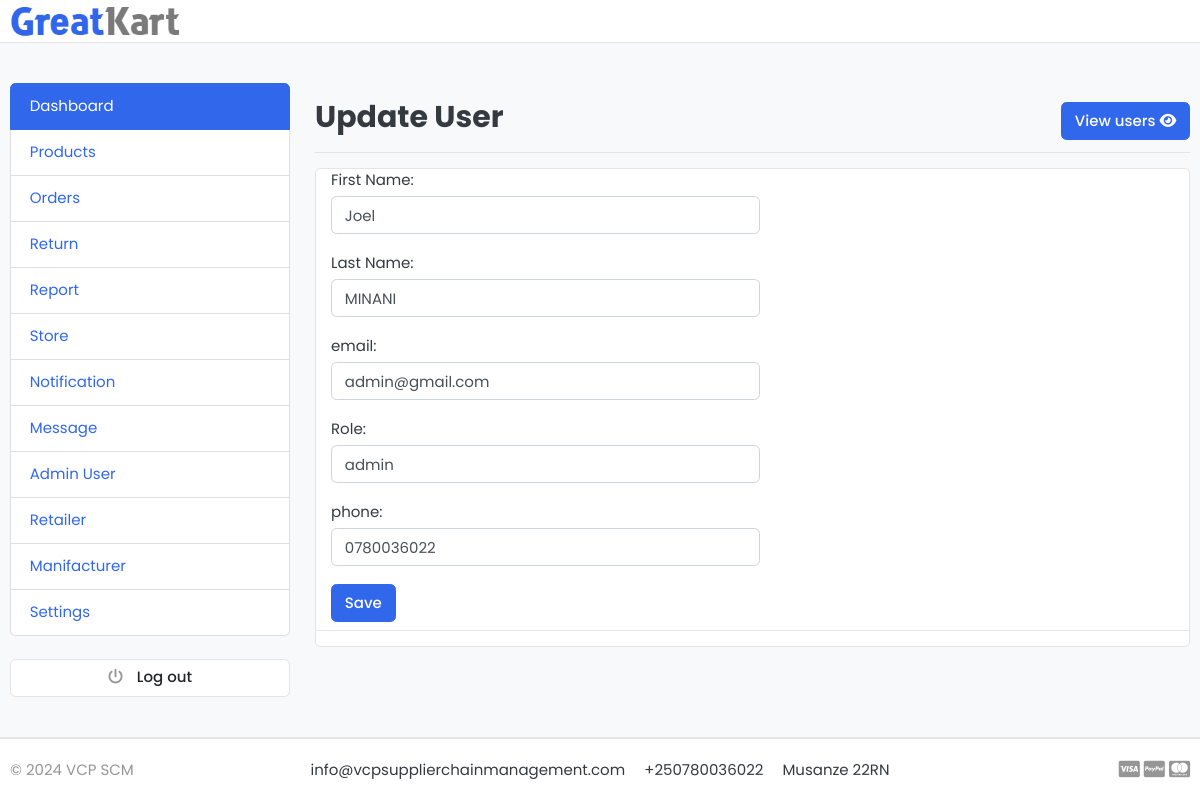
Screenshot of /editUser.php?id=5 with the database file from the repository.
### tables this page shows
CREATE TABLE `users` (
  `id` int(11) NOT NULL,
  `firstname` varchar(255) NOT NULL,
  `lastname` varchar(255) NOT NULL,
  `email` varchar(255) NOT NULL,
  `gender` enum('Male','Female') NOT NULL,
  `province` varchar(255) NOT NULL,
  `district` varchar(255) NOT NULL,
  `sector` varchar(255) NOT NULL,
  `cell` varchar(255) NOT NULL,
  `phone` varchar(20) NOT NULL,
  `role` varchar(50) NOT NULL DEFAULT 'user',
  `password_hash` varchar(255) NOT NULL
);

### editUser.php (the view, shortened to what this page needs)
<?php
include 'components/admin_header.php';
?>
<section class="section-conten padding-y bg">
<div class="container">
	<div class="row">
	<?php
include 'components/sidebar.php';
?>
	<main class="col-md-9 pl-3">
	<div class="d-flex justify-content-between flex-wrap flex-md-nowrap align-items-center pt-3 pb-2 mb-3 border-bottom">
        <h1 class="h2">Update User</h1>
        <div class="btn-toolbar mb-2 mb-md-0">
          <div class="btn-group me-2">
          <a href="admin_user.php"> <button class="btn btn-primary">View users <i class="fas fa-eye"></i>  </button></a>
          </div>
        </div>
      </div>
    <article class="card">
    <div class="d-flex justify-content-between flex-wrap flex-md-nowrap align-items-center pl-3 pb-2 mb-3 border-bottom">
    <?php
include 'server.php';
if(isset($_GET['id'])) {
  $userid = $_GET['id'];
  $sql = "SELECT * FROM users WHERE id =$userid";
  $result = $conn->query($sql);
  if ($result->num_rows > 0) {
      $row = $result->fetch_assoc();
      echo "<form action='admin_server.php' method='post' enctype='multipart/form-data'  style='width:50%;'>
      <input type='hidden' name='userid' value='{$row['id']}'>
    <div class='form-group'>
        <label for='firstname'> First Name:</label>
        <input type='text' class='form-control' id='firstname' name='firstname' value='{$row['firstname']}'required>
    </div>
    <div class='form-group'>
        <label for='lastname'> Last Name:</label>
        <input type='text' class='form-control' id='lastname' name='lastname' value='{$row['lastname']}'required>
    </div>
    <div class='form-group'>
        <label for='email'> email:</label>
        <input type='text' class='form-control' id='email' name='email' value='{$row['email']}'required>
    </div>
    <div class='form-group'>
        <label for='role'> Role:</label>
        <input type='text' class='form-control' id='role' name='role' value='{$row['role']}'required>
    </div>
    <div class='form-group'>
        <label for='phone'> phone:</label>
        <input type='number' class='form-control' id='phone' name='phone' value='{$row['phone']}'required>
    </div>
    <button type='submit' class='btn btn-primary' name='editUser'>Save</button>
</form>";
} else {
    echo "No user found with the provided ID.";
}
} else {
echo "No user ID provided.";
}
?>
    </div>
		</article>
	</main>
</div>
</div>
</section>
<?php include 'components/footer.php'; ?>

### css/ui.css (style rules this page uses)
html { font-family: "Inter", sans-serif; font-size: 15px; }
.padding-y { padding-top: 40px; padding-bottom: 40px; }
article:after, .form-group:after { display: block; clear: both; content: ""; }
.bg { background-color: #f8f9fa; }

### style.css (style rules this page uses)
* { margin: 0; padding: 0; box-sizing: border-box; font-family: 'Poppins', sans-serif; }

### rows the page displays
users: firstname "Joel", lastname "MINANI", email "admin@gmail.com", role "admin", phone "0780036022"
